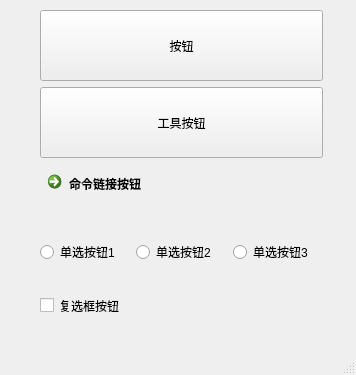
<?xml version="1.0" encoding="UTF-8"?>
<ui version="4.0">
 <class>MainWindow</class>
 <widget class="QMainWindow" name="MainWindow">
  <property name="geometry">
   <rect>
    <x>0</x>
    <y>0</y>
    <width>356</width>
    <height>375</height>
   </rect>
  </property>
  <property name="windowTitle">
   <string>MainWindow</string>
  </property>
  <widget class="QWidget" name="centralwidget">
   <widget class="QWidget" name="layoutWidget">
    <property name="geometry">
     <rect>
      <x>40</x>
      <y>10</y>
      <width>283</width>
      <height>331</height>
     </rect>
    </property>
    <layout class="QVBoxLayout" name="verticalLayout" stretch="1,1,1,1,1">
     <item>
      <widget class="QPushButton" name="pushButton">
       <property name="sizePolicy">
        <sizepolicy hsizetype="Expanding" vsizetype="Expanding">
         <horstretch>0</horstretch>
         <verstretch>0</verstretch>
        </sizepolicy>
       </property>
       <property name="text">
        <string>按钮</string>
       </property>
       <property name="shortcut">
        <string>Ctrl+D</string>
       </property>
      </widget>
     </item>
     <item>
      <widget class="QToolButton" name="toolButton">
       <property name="sizePolicy">
        <sizepolicy hsizetype="Expanding" vsizetype="Expanding">
         <horstretch>18</horstretch>
         <verstretch>9</verstretch>
        </sizepolicy>
       </property>
       <property name="text">
        <string>工具按钮</string>
       </property>
      </widget>
     </item>
     <item>
      <widget class="QCommandLinkButton" name="commandLinkButton">
       <property name="text">
        <string>命令链接按钮</string>
       </property>
      </widget>
     </item>
     <item>
      <layout class="QHBoxLayout" name="horizontalLayout">
       <item>
        <widget class="QRadioButton" name="radioButton">
         <property name="text">
          <string>单选按钮1</string>
         </property>
        </widget>
       </item>
       <item>
        <widget class="QRadioButton" name="radioButton_2">
         <property name="text">
          <string>单选按钮2</string>
         </property>
        </widget>
       </item>
       <item>
        <widget class="QRadioButton" name="radioButton_3">
         <property name="text">
          <string>单选按钮3</string>
         </property>
        </widget>
       </item>
      </layout>
     </item>
     <item>
      <widget class="QCheckBox" name="checkBox">
       <property name="sizePolicy">
        <sizepolicy hsizetype="Expanding" vsizetype="Expanding">
         <horstretch>0</horstretch>
         <verstretch>0</verstretch>
        </sizepolicy>
       </property>
       <property name="text">
        <string>复选框按钮</string>
       </property>
      </widget>
     </item>
    </layout>
   </widget>
  </widget>
  <widget class="QMenuBar" name="menubar">
   <property name="geometry">
    <rect>
     <x>0</x>
     <y>0</y>
     <width>356</width>
     <height>22</height>
    </rect>
   </property>
  </widget>
  <widget class="QStatusBar" name="statusbar"/>
 </widget>
 <resources/>
 <connections/>
</ui>
